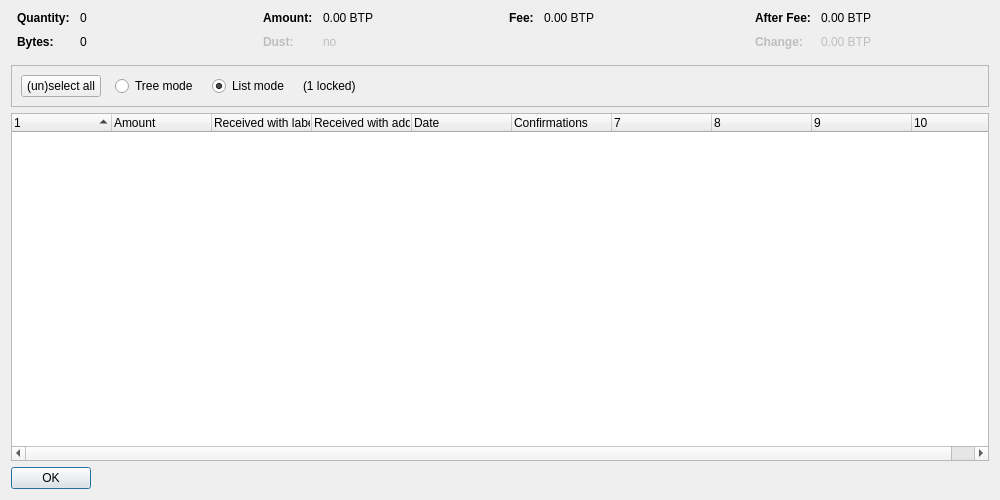
<?xml version="1.0" encoding="UTF-8"?>
<ui version="4.0">
 <class>CoinControlDialog</class>
 <widget class="QDialog" name="CoinControlDialog">
  <property name="geometry">
   <rect>
    <x>0</x>
    <y>0</y>
    <width>1000</width>
    <height>500</height>
   </rect>
  </property>
  <property name="windowTitle">
   <string>Coin Selection</string>
  </property>
  <layout class="QVBoxLayout" name="verticalLayout">
   <item>
    <layout class="QHBoxLayout" name="horizontalLayoutTop" stretch="0,0,0,0">
     <property name="topMargin">
      <number>0</number>
     </property>
     <property name="bottomMargin">
      <number>10</number>
     </property>
     <item>
      <layout class="QFormLayout" name="formLayoutCoinControl1">
       <property name="horizontalSpacing">
        <number>10</number>
       </property>
       <property name="verticalSpacing">
        <number>10</number>
       </property>
       <property name="leftMargin">
        <number>6</number>
       </property>
       <property name="rightMargin">
        <number>6</number>
       </property>
       <item row="0" column="0">
        <widget class="QLabel" name="labelCoinControlQuantityText">
         <property name="font">
          <font>
           <weight>75</weight>
           <bold>true</bold>
          </font>
         </property>
         <property name="text">
          <string>Quantity:</string>
         </property>
        </widget>
       </item>
       <item row="0" column="1">
        <widget class="QLabel" name="labelCoinControlQuantity">
         <property name="cursor">
          <cursorShape>IBeamCursor</cursorShape>
         </property>
         <property name="contextMenuPolicy">
          <enum>Qt::ActionsContextMenu</enum>
         </property>
         <property name="text">
          <string notr="true">0</string>
         </property>
         <property name="textInteractionFlags">
          <set>Qt::LinksAccessibleByMouse|Qt::TextSelectableByKeyboard|Qt::TextSelectableByMouse</set>
         </property>
        </widget>
       </item>
       <item row="1" column="0">
        <widget class="QLabel" name="labelCoinControlBytesText">
         <property name="font">
          <font>
           <weight>75</weight>
           <bold>true</bold>
          </font>
         </property>
         <property name="text">
          <string>Bytes:</string>
         </property>
        </widget>
       </item>
       <item row="1" column="1">
        <widget class="QLabel" name="labelCoinControlBytes">
         <property name="cursor">
          <cursorShape>IBeamCursor</cursorShape>
         </property>
         <property name="contextMenuPolicy">
          <enum>Qt::ActionsContextMenu</enum>
         </property>
         <property name="text">
          <string notr="true">0</string>
         </property>
         <property name="textInteractionFlags">
          <set>Qt::LinksAccessibleByMouse|Qt::TextSelectableByKeyboard|Qt::TextSelectableByMouse</set>
         </property>
        </widget>
       </item>
      </layout>
     </item>
     <item>
      <layout class="QFormLayout" name="formLayoutCoinControl2">
       <property name="horizontalSpacing">
        <number>10</number>
       </property>
       <property name="verticalSpacing">
        <number>10</number>
       </property>
       <property name="leftMargin">
        <number>6</number>
       </property>
       <property name="rightMargin">
        <number>6</number>
       </property>
       <item row="0" column="0">
        <widget class="QLabel" name="labelCoinControlAmountText">
         <property name="font">
          <font>
           <weight>75</weight>
           <bold>true</bold>
          </font>
         </property>
         <property name="text">
          <string>Amount:</string>
         </property>
        </widget>
       </item>
       <item row="0" column="1">
        <widget class="QLabel" name="labelCoinControlAmount">
         <property name="cursor">
          <cursorShape>IBeamCursor</cursorShape>
         </property>
         <property name="contextMenuPolicy">
          <enum>Qt::ActionsContextMenu</enum>
         </property>
         <property name="text">
          <string notr="true">0.00 BTP</string>
         </property>
         <property name="textInteractionFlags">
          <set>Qt::LinksAccessibleByMouse|Qt::TextSelectableByKeyboard|Qt::TextSelectableByMouse</set>
         </property>
        </widget>
       </item>
       <item row="1" column="0">
        <widget class="QLabel" name="labelCoinControlLowOutputText">
         <property name="enabled">
          <bool>false</bool>
         </property>
         <property name="font">
          <font>
           <weight>75</weight>
           <bold>true</bold>
          </font>
         </property>
         <property name="text">
          <string>Dust:</string>
         </property>
        </widget>
       </item>
       <item row="1" column="1">
        <widget class="QLabel" name="labelCoinControlLowOutput">
         <property name="enabled">
          <bool>false</bool>
         </property>
         <property name="cursor">
          <cursorShape>IBeamCursor</cursorShape>
         </property>
         <property name="contextMenuPolicy">
          <enum>Qt::ActionsContextMenu</enum>
         </property>
         <property name="text">
          <string notr="true">no</string>
         </property>
         <property name="textInteractionFlags">
          <set>Qt::LinksAccessibleByMouse|Qt::TextSelectableByKeyboard|Qt::TextSelectableByMouse</set>
         </property>
        </widget>
       </item>
      </layout>
     </item>
     <item>
      <layout class="QFormLayout" name="formLayoutCoinControl3">
       <property name="horizontalSpacing">
        <number>10</number>
       </property>
       <property name="verticalSpacing">
        <number>10</number>
       </property>
       <property name="leftMargin">
        <number>6</number>
       </property>
       <property name="rightMargin">
        <number>6</number>
       </property>
       <item row="0" column="0">
        <widget class="QLabel" name="labelCoinControlFeeText">
         <property name="font">
          <font>
           <weight>75</weight>
           <bold>true</bold>
          </font>
         </property>
         <property name="text">
          <string>Fee:</string>
         </property>
        </widget>
       </item>
       <item row="0" column="1">
        <widget class="QLabel" name="labelCoinControlFee">
         <property name="cursor">
          <cursorShape>IBeamCursor</cursorShape>
         </property>
         <property name="contextMenuPolicy">
          <enum>Qt::ActionsContextMenu</enum>
         </property>
         <property name="text">
          <string notr="true">0.00 BTP</string>
         </property>
         <property name="textInteractionFlags">
          <set>Qt::LinksAccessibleByMouse|Qt::TextSelectableByKeyboard|Qt::TextSelectableByMouse</set>
         </property>
        </widget>
       </item>
      </layout>
     </item>
     <item>
      <layout class="QFormLayout" name="formLayoutCoinControl4">
       <property name="horizontalSpacing">
        <number>10</number>
       </property>
       <property name="verticalSpacing">
        <number>10</number>
       </property>
       <property name="leftMargin">
        <number>6</number>
       </property>
       <property name="rightMargin">
        <number>6</number>
       </property>
       <item row="0" column="0">
        <widget class="QLabel" name="labelCoinControlAfterFeeText">
         <property name="font">
          <font>
           <weight>75</weight>
           <bold>true</bold>
          </font>
         </property>
         <property name="text">
          <string>After Fee:</string>
         </property>
        </widget>
       </item>
       <item row="0" column="1">
        <widget class="QLabel" name="labelCoinControlAfterFee">
         <property name="cursor">
          <cursorShape>IBeamCursor</cursorShape>
         </property>
         <property name="contextMenuPolicy">
          <enum>Qt::ActionsContextMenu</enum>
         </property>
         <property name="text">
          <string notr="true">0.00 BTP</string>
         </property>
         <property name="textInteractionFlags">
          <set>Qt::LinksAccessibleByMouse|Qt::TextSelectableByKeyboard|Qt::TextSelectableByMouse</set>
         </property>
        </widget>
       </item>
       <item row="1" column="0">
        <widget class="QLabel" name="labelCoinControlChangeText">
         <property name="enabled">
          <bool>false</bool>
         </property>
         <property name="font">
          <font>
           <weight>75</weight>
           <bold>true</bold>
          </font>
         </property>
         <property name="text">
          <string>Change:</string>
         </property>
        </widget>
       </item>
       <item row="1" column="1">
        <widget class="QLabel" name="labelCoinControlChange">
         <property name="enabled">
          <bool>false</bool>
         </property>
         <property name="cursor">
          <cursorShape>IBeamCursor</cursorShape>
         </property>
         <property name="contextMenuPolicy">
          <enum>Qt::ActionsContextMenu</enum>
         </property>
         <property name="text">
          <string notr="true">0.00 BTP</string>
         </property>
         <property name="textInteractionFlags">
          <set>Qt::LinksAccessibleByMouse|Qt::TextSelectableByKeyboard|Qt::TextSelectableByMouse</set>
         </property>
        </widget>
       </item>
      </layout>
     </item>
    </layout>
   </item>
   <item>
    <widget class="QFrame" name="frame">
     <property name="minimumSize">
      <size>
       <width>0</width>
       <height>40</height>
      </size>
     </property>
     <property name="frameShape">
      <enum>QFrame::StyledPanel</enum>
     </property>
     <property name="frameShadow">
      <enum>QFrame::Sunken</enum>
     </property>
     <layout class="QHBoxLayout" name="horizontalLayout">
      <item>
       <layout class="QHBoxLayout" name="horizontalLayoutPanel" stretch="0,0,0,0,0">
        <property name="spacing">
         <number>14</number>
        </property>
        <item>
         <widget class="QPushButton" name="pushButtonSelectAll">
          <property name="sizePolicy">
           <sizepolicy hsizetype="Maximum" vsizetype="Fixed">
            <horstretch>0</horstretch>
            <verstretch>0</verstretch>
           </sizepolicy>
          </property>
          <property name="text">
           <string>(un)select all</string>
          </property>
          <property name="autoDefault">
           <bool>false</bool>
          </property>
         </widget>
        </item>
        <item>
         <widget class="QRadioButton" name="radioTreeMode">
          <property name="sizePolicy">
           <sizepolicy hsizetype="Maximum" vsizetype="Fixed">
            <horstretch>0</horstretch>
            <verstretch>0</verstretch>
           </sizepolicy>
          </property>
          <property name="text">
           <string>Tree mode</string>
          </property>
         </widget>
        </item>
        <item>
         <widget class="QRadioButton" name="radioListMode">
          <property name="sizePolicy">
           <sizepolicy hsizetype="Maximum" vsizetype="Fixed">
            <horstretch>0</horstretch>
            <verstretch>0</verstretch>
           </sizepolicy>
          </property>
          <property name="text">
           <string>List mode</string>
          </property>
          <property name="checked">
           <bool>true</bool>
          </property>
         </widget>
        </item>
        <item>
         <widget class="QLabel" name="labelLocked">
          <property name="text">
           <string notr="true">(1 locked)</string>
          </property>
         </widget>
        </item>
        <item>
         <spacer name="horizontalSpacer">
          <property name="orientation">
           <enum>Qt::Horizontal</enum>
          </property>
          <property name="sizeHint" stdset="0">
           <size>
            <width>40</width>
            <height>20</height>
           </size>
          </property>
         </spacer>
        </item>
       </layout>
      </item>
     </layout>
    </widget>
   </item>
   <item>
    <widget class="CoinControlTreeWidget" name="treeWidget">
     <property name="contextMenuPolicy">
      <enum>Qt::CustomContextMenu</enum>
     </property>
     <property name="sortingEnabled">
      <bool>false</bool>
     </property>
     <property name="columnCount">
      <number>10</number>
     </property>
     <attribute name="headerShowSortIndicator" stdset="0">
      <bool>true</bool>
     </attribute>
     <attribute name="headerStretchLastSection">
      <bool>false</bool>
     </attribute>
     <column>
      <property name="text">
       <string/>
      </property>
     </column>
     <column>
      <property name="text">
       <string>Amount</string>
      </property>
     </column>
     <column>
      <property name="text">
       <string>Received with label</string>
      </property>
     </column>
     <column>
      <property name="text">
       <string>Received with address</string>
      </property>
     </column>
     <column>
      <property name="text">
       <string>Date</string>
      </property>
     </column>
     <column>
      <property name="text">
       <string>Confirmations</string>
      </property>
      <property name="toolTip">
       <string>Confirmed</string>
      </property>
     </column>
     <column>
      <property name="text">
       <string/>
      </property>
     </column>
     <column>
      <property name="text">
       <string/>
      </property>
     </column>
     <column>
      <property name="text">
       <string/>
      </property>
     </column>
     <column>
      <property name="text">
       <string/>
      </property>
     </column>
    </widget>
   </item>
   <item>
    <widget class="QDialogButtonBox" name="buttonBox">
     <property name="sizePolicy">
      <sizepolicy hsizetype="Maximum" vsizetype="Fixed">
       <horstretch>0</horstretch>
       <verstretch>0</verstretch>
      </sizepolicy>
     </property>
     <property name="orientation">
      <enum>Qt::Horizontal</enum>
     </property>
     <property name="standardButtons">
      <set>QDialogButtonBox::Ok</set>
     </property>
    </widget>
   </item>
  </layout>
 </widget>
 <customwidgets>
  <customwidget>
   <class>CoinControlTreeWidget</class>
   <extends>QTreeWidget</extends>
   <header>coincontroltreewidget.h</header>
  </customwidget>
 </customwidgets>
 <resources/>
 <connections/>
</ui>
